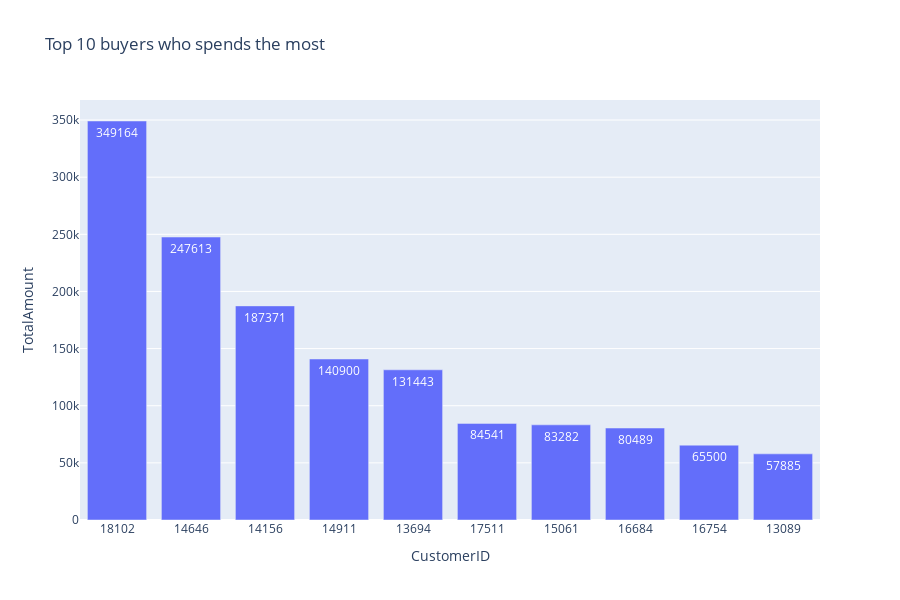

The notebook cell saved with this chart:
### Code cell
create_bar_plot(top10_customers_amount,
                'CustomerID',
                'TotalAmount',
                'TotalAmount',
                'Top 10 buyers who spends the most',
                "CustomerID",
                "TotalAmount")

### Figure 1 — Plotly figure (JSON) as saved in the notebook; plotly's stock layout.template omitted (floating-point values rounded to 4 significant figures)
{"data": [{"alignmentgroup": "True", "hovertemplate": "CustomerID=%{x}<br>TotalAmount=%{text}<extra></extra>", "legendgroup": "", "marker": {"color": "#636efa", "pattern": {"shape": ""}}, "name": "", "offsetgroup": "", "orientation": "v", "showlegend": false, "text": [349164, 247613, 187371, 140900, 131443, 84541, 83282, 80489, 65500, 57885], "textposition": "auto", "type": "bar", "x": ["18102", "14646", "14156", "14911", "13694", "17511", "15061", "16684", "16754", "13089"], "xaxis": "x", "y": [349164, 247613, 187371, 140900, 131443, 84541, 83282, 80489, 65500, 57885], "yaxis": "y"}], "layout": {"barmode": "relative", "height": 600, "legend": {"tracegroupgap": 0}, "title": {"text": "Top 10 buyers who spends the most"}, "xaxis": {"anchor": "y", "domain": [0, 1], "title": {"text": "CustomerID"}}, "yaxis": {"anchor": "x", "domain": [0, 1], "title": {"text": "TotalAmount"}}}}
